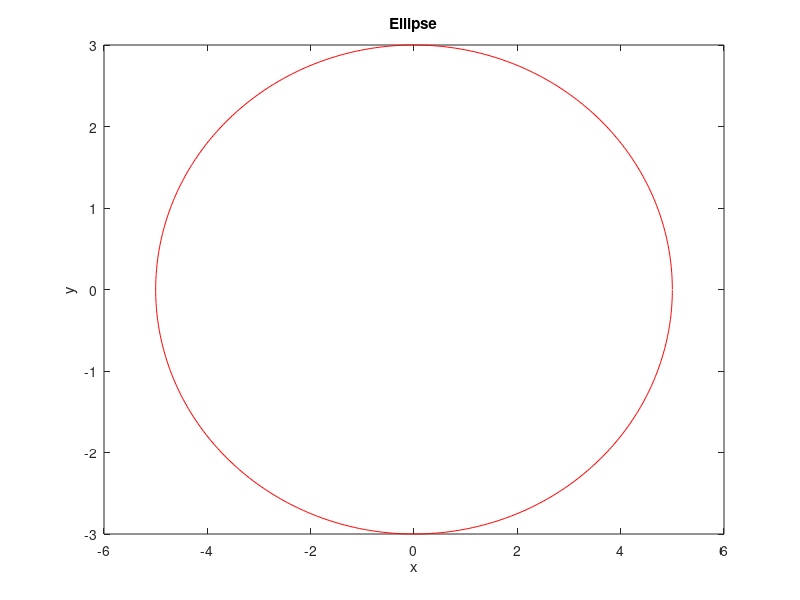

Here is the MATLAB script that generated this plot:
% 角度取值初始化
theta=0:0.01:2*pi;
% 计算角度对应的x, y坐标
x=5*cos(theta);
y=3*sin(theta);
% 画图，设置图形格式
plot(x,y,'-r');
title('Ellipse');
xlabel('x');
ylabel('y');
